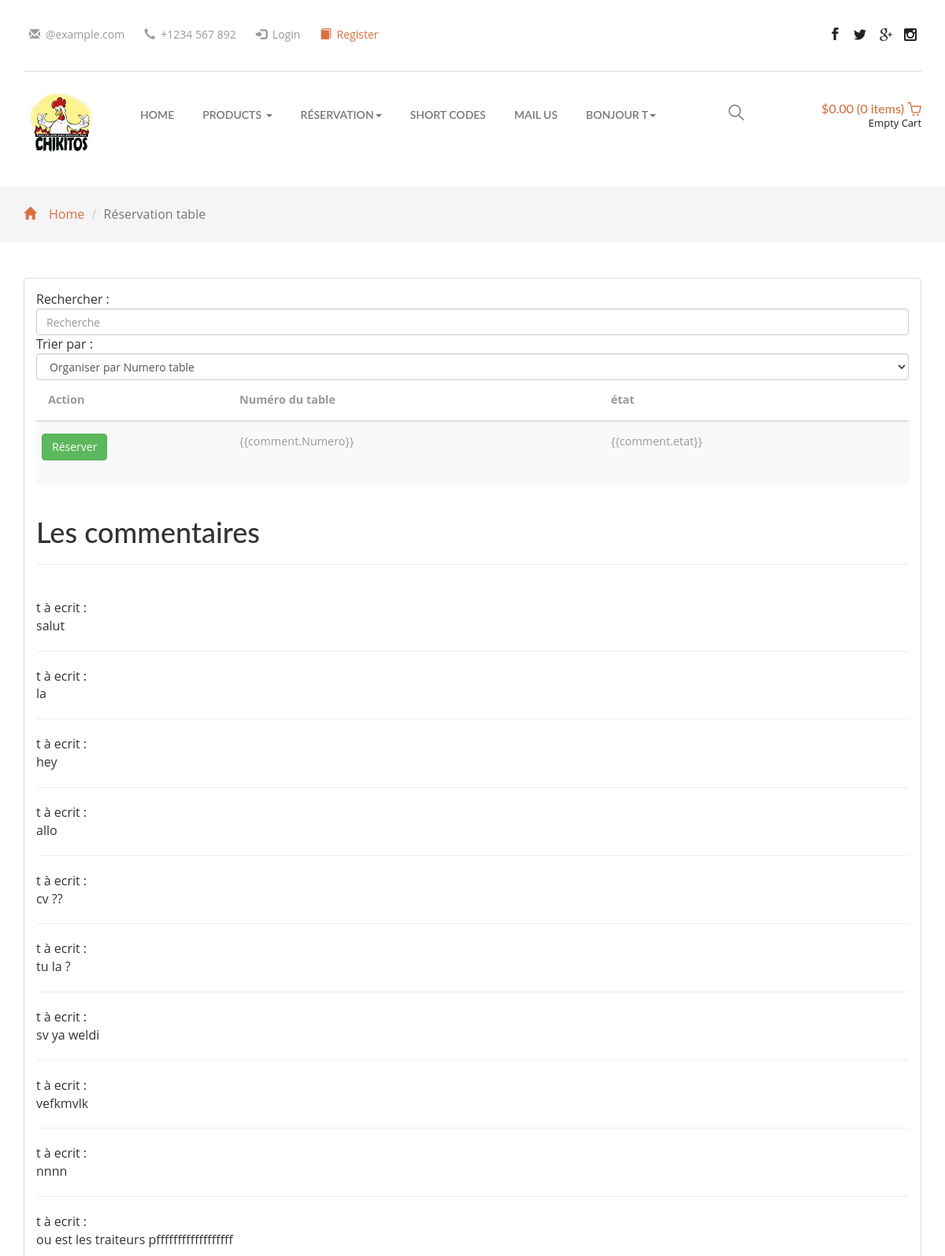
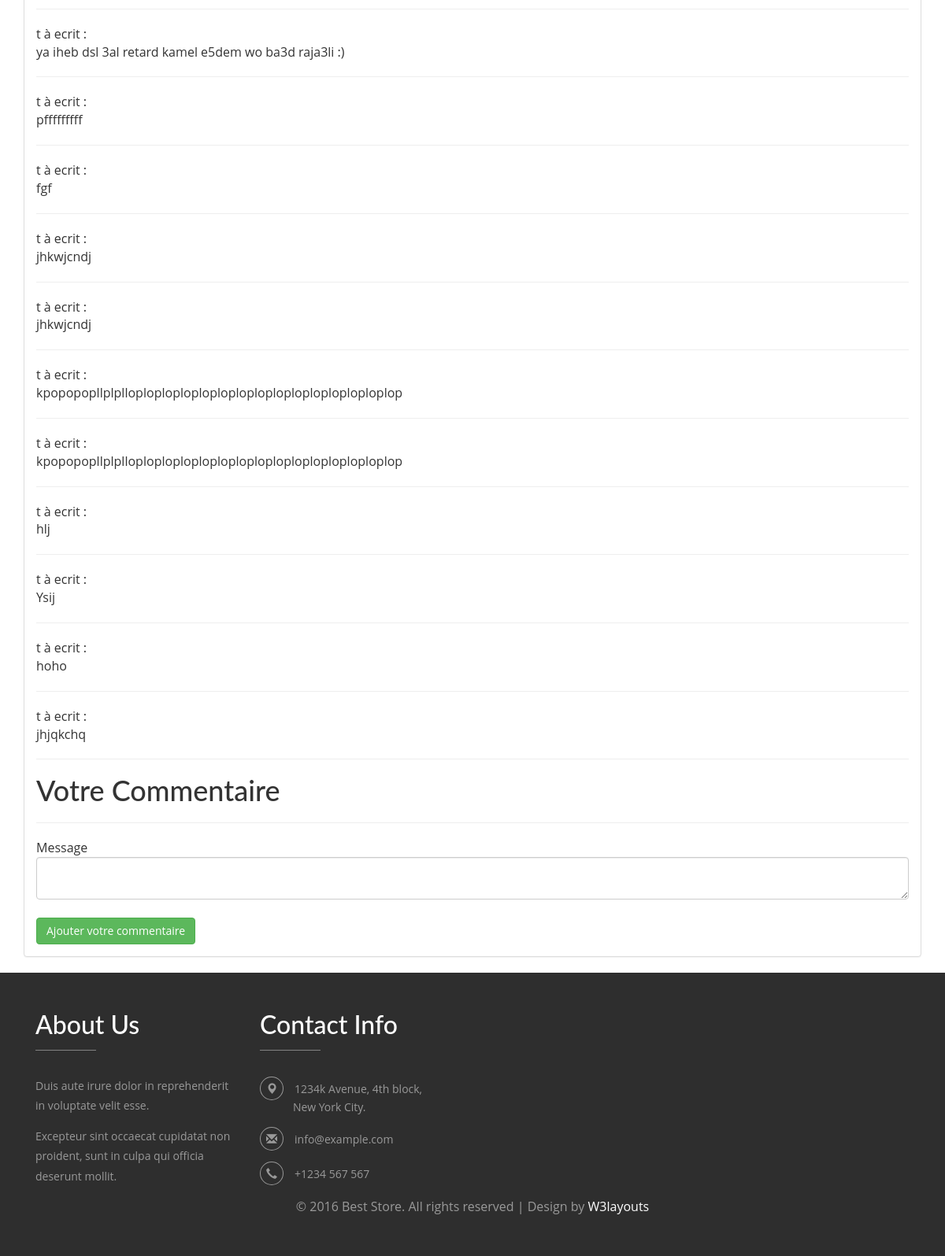
The app's page /Consul_Table.php (signed in) with its own data (2 pictures, top to bottom).
### tables this page shows
CREATE TABLE `commantaire` (
  `id` int(11) NOT NULL,
  `pseudo` text NOT NULL,
  `contenu` text NOT NULL
);

### CrudFrontOffice.php (called while the page is built, shortened)
<?php
class CrudFrontOff {
    function DisplayComments($conn) {
        $req = $conn->prepare("SELECT * FROM Commantaire");
        $req->execute();
        return $req;
    }
}

### Consul_Table.php (the view, shortened to what this page needs)
<?php
include 'CrudFrontOffice.php';
$c = new  CrudFrontOff();
$conn=$c->getConnexion();
?>
<!DOCTYPE html>
<html>
<head>
<link href="css/bootstrap.css" rel="stylesheet" type="text/css" media="all" />
<link href="css/style.css" rel="stylesheet" type="text/css" media="all" />
<link rel="stylesheet" type="text/css" href="css/jquery-ui.css">
<link href="css/animate.min.css" rel="stylesheet">
    <link href="css/bootstrapValidator.min.css" rel="stylesheet"/>
    <link href="css/custom.css" rel="stylesheet">
</head>
<body>
	<div class="header">
		<div class="container">
			<div class="header-grid">
				<div class="header-grid-left animated wow slideInLeft" data-wow-delay=".5s">
					<ul>
						<li><i class="glyphicon glyphicon-envelope" aria-hidden="true"></i><a href="mailto:info@example.com">@example.com</a></li>
						<li><i class="glyphicon glyphicon-earphone" aria-hidden="true"></i>+1234 <span>567</span> 892</li>
						<li><i class="glyphicon glyphicon-log-in" aria-hidden="true"></i><a href="login.html">Login</a></li>
						<li class="active"><i class="glyphicon glyphicon-book" aria-hidden="true"></i><a href="register.html">Register</a></li>
					</ul>
				</div>
				<div class="header-grid-right animated wow slideInRight" data-wow-delay=".5s">
					<ul class="social-icons">
						<li><a href="#" class="facebook"></a></li>
						<li><a href="#" class="twitter"></a></li>
						<li><a href="#" class="g"></a></li>
						<li><a href="#" class="instagram"></a></li>
					</ul>
				</div>
				<div class="clearfix"> </div>
			</div>
			<div class="logo-nav">
				<div class="logo-nav-left animated wow zoomIn" data-wow-delay=".5s">
					<a href="index.html"><img src="images/chikitos1.png" alt=" " class="img-responsive" /></a>
				</div>
				<div class="logo-nav-left1">
					<nav class="navbar navbar-default">
					<div class="collapse navbar-collapse" id="bs-megadropdown-tabs">
						<ul class="nav navbar-nav">
							<li><a href="index.html">Home</a></li>
							<li class="dropdown">
								<a href="#" class="dropdown-toggle" data-toggle="dropdown">Products <b class="caret"></b></a>
							</li>
							<li class="dropdown">
								<a href="#" class="dropdown-toggle" data-toggle="dropdown">Réservation<b class="caret"></b></a>
							</li>
							<li><a href="short-codes.html">Short Codes</a></li>
							<li><a href="mail.html">Mail Us</a></li>
							<?php
							if (!empty($_SESSION)) { ?>
								<li class="dropdown">
									<a href="#" class="dropdown-toggle" data-toggle="dropdown">Bonjour <?php echo $_SESSION['user_name'];?><b class="caret"></b></a>
								</li>
							<?php } ?>
						</ul>
					</div>
					</nav>
				</div>
				<div class="logo-nav-right">
					<div class="search-box">
						<div id="sb-search" class="sb-search">
							<form>
								<span class="sb-icon-search"> </span>
							</form>
						</div>
					</div>
				</div>
				<div class="header-right">
					<div class="cart box_1">
						<a href="checkout.html">
							<h3> <div class="total">
								<span class="simpleCart_total"></span> (<span id="simpleCart_quantity" class="simpleCart_quantity"></span> items)</div>
								<img src="images/bag.png" alt="" />
							</h3>
						</a>
						<p><a href="javascript:;" class="simpleCart_empty">Empty Cart</a></p>
					</div>
				</div>
				<div class="clearfix"> </div>
			</div>
		</div>
	</div>
	<div class="breadcrumbs">
		<div class="container">
			<ol class="breadcrumb breadcrumb1 animated wow slideInLeft" data-wow-delay=".5s">
				<li><a href="index.html"><span class="glyphicon glyphicon-home" aria-hidden="true"></span>Home</a></li>
				<li class="active">Réservation table</li>
			</ol>
		</div>
	</div>
  <br>
  <br>
	<div class="container">
		<div class="panel panel-default">
			<div class="panel-body">
				<div ng-app="MonModule">
					<div ng-controller="commentsCtrl">
        <form >
        Rechercher :<input type="text" ng-model="query" class="form-control" placeholder="Recherche">
        Trier par :<select ng-model="order" class="form-control" name="field4">
        <option value="Numero">Organiser par Numero table</option>
        </select>
        </form>
        <table class="table table-striped">
                     <thead>
                       <tr>
                         <th>Action</th>
                         <th>Numéro du table</th>
                         <th>état</th>
                       </tr>
                     </thead>
                     <tbody>
                       <tr ng-repeat="comment in comments | filter:query | orderBy:order">
                         <td>
                           <form id="registration-form" method="GET" class="form-horizontal" action="AjoutReserv_table.php" style="margin-left:7px;">
                             <div class="form-group">
                               <button type="submit" id="Supp_b" name="Engr" class="btn btn-success" >Réserver</button>
                             </div>
                           </form>
                         </td>
                         <td>{{comment.Numero}}</td>
                         <td>{{comment.etat}}</td>
                       </tr>
                       </tbody>
                       </table>
						</div>
					</div>
				<br>
				<h1>Les commentaires</h1>
				<hr>
				<br>
				<?php
				$req2 = $c->DisplayComments($conn);
				while ($data = $req2->fetch()) {
					echo $data['pseudo']." à ecrit :";
					echo "<div class=\"comm\">";
					echo $data['contenu'];
					echo "</div>";
					echo "<hr>";
				}
				?>
				<h1> Votre Commentaire</h1>
				<hr>
				<form action="#" method="post" id="comm" class="forcomm">
					<p> Message </p>
					<textarea  name="commentaire" class="form-control"></textarea>
					<br>
					<button type="submit" id="Supp_b" name="commentaire" class="btn btn-success" >Ajouter votre commentaire</button>
				</form>
			</div>
		</div>
	</div>
	<div class="footer">
		<div class="container">
			<div class="footer-grids">
				<div class="col-md-3 footer-grid animated wow slideInLeft" data-wow-delay=".5s">
					<h3>About Us</h3>
					<p>Duis aute irure dolor in reprehenderit in voluptate velit esse.<span>Excepteur sint occaecat cupidatat
						non proident, sunt in culpa qui officia deserunt mollit.</span></p>
				</div>
				<div class="col-md-3 footer-grid animated wow slideInLeft" data-wow-delay=".6s">
					<h3>Contact Info</h3>
					<ul>
						<li><i class="glyphicon glyphicon-map-marker" aria-hidden="true"></i>1234k Avenue, 4th block, <span>New York City.</span></li>
						<li><i class="glyphicon glyphicon-envelope" aria-hidden="true"></i><a href="mailto:info@example.com">info@example.com</a></li>
						<li><i class="glyphicon glyphicon-earphone" aria-hidden="true"></i>+1234 567 567</li>
					</ul>
				</div>
<div class="clearfix"> </div>
			</div>
			<div class="copy-right animated wow slideInUp" data-wow-delay=".5s">
				<p>&copy 2016 Best Store. All rights reserved | Design by <a href="http://w3layouts.com/">W3layouts</a></p>
			</div>
		</div>
	</div>
</body>
</html>

### records on screen
commantaire: pseudo "t", contenu "salut"
commantaire: pseudo "t", contenu "la"
commantaire: pseudo "t", contenu "hey"
commantaire: pseudo "t", contenu "allo"
commantaire: pseudo "t", contenu "cv ??"
commantaire: pseudo "t", contenu "tu la ?"
commantaire: pseudo "t", contenu "sv ya weldi"
commantaire: pseudo "t", contenu "vefkmvlk"
commantaire: pseudo "t", contenu "nnnn"
commantaire: pseudo "t", contenu "ou est les traiteurs pffffffffffffffffff"
commantaire: pseudo "t", contenu "ya iheb dsl 3al retard kamel e5dem wo ba3d raja3li :)"
commantaire: pseudo "t", contenu "pfffffffff"
commantaire: pseudo "t", contenu "fgf"
commantaire: pseudo "t", contenu "jhkwjcndj"
commantaire: pseudo "t", contenu "jhkwjcndj"
commantaire: pseudo "t", contenu "kpopopopllplplloploploploploploploploploploploploploploplop"
commantaire: pseudo "t", contenu "kpopopopllplplloploploploploploploploploploploploploploplop"
commantaire: pseudo "t", contenu "hlj"
commantaire: pseudo "t", contenu "Ysij"
commantaire: pseudo "t", contenu "hoho"
commantaire: pseudo "t", contenu "jhjqkchq"

### other values on screen
$_SESSION['user_name'] "T"
